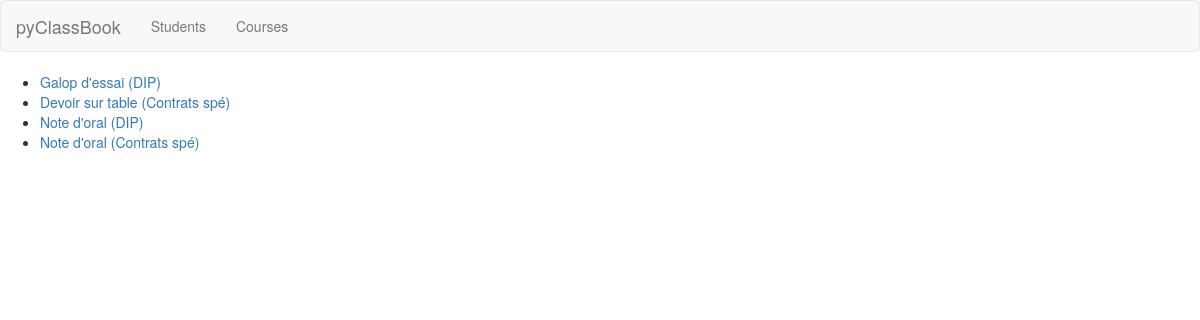
The app's page /exams/ with its own data.
### exams/models.py (models this page shows, shortened)
class Exam(models.Model):
    name =          models.CharField(max_length = 254, default='')
    course =        models.ForeignKey('courses.Course')
    date =          models.DateField(blank=True, null=True)
    time_allowed =  models.IntegerField(blank=True, null=True)
    place =         models.CharField(max_length = 254, default='')
    comments =      models.TextField(blank=True, default='')
    def __str__(self):
        return self.name + " (" + str(self.course) + ")"

### courses/models.py (models this page shows)
class Course(models.Model):
    name =          models.CharField(max_length = 254)
    level =         models.CharField(max_length=10, blank=True)
    place =         models.CharField(max_length = 254, blank=True)
    comments =      models.TextField(blank=True)
    start_date =    models.DateField(blank=True)
    end_date =      models.DateField(blank=True)
    created_at =    models.DateTimeField(auto_now_add=True)
    updated_at =    models.DateTimeField(auto_now=True)
    def __str__(self):
        return self.name

### exams/views.py (the view)
def index(request):
    exams = Exam.objects.order_by('date')
    context = {'exams': exams}
    return render(request, 'exams/index.html', context)

### shared/templatetags/navactive.py (called while the page is built)
@register.simple_tag
def navactive(request, urls):
    if request.path in ( reverse(url) for url in urls.split() ):
        return "active"
    return ""

### exams/templates/exams/index.html
{% extends "base.html" %}
{% block content %}
<ul>
{% for exam in exams %}
    <li><a href="{% url 'exams:exam' exam.id %}">{{ exam }}</a></li>
{% endfor %}
</ul>
{% endblock %}

### records on screen
Exam: name+course "Galop d'essai (DIP)"
Exam: name+course "Devoir sur table (Contrats spé)"
Exam: name+course "Note d'oral (DIP)"
Exam: name+course "Note d'oral (Contrats spé)"
